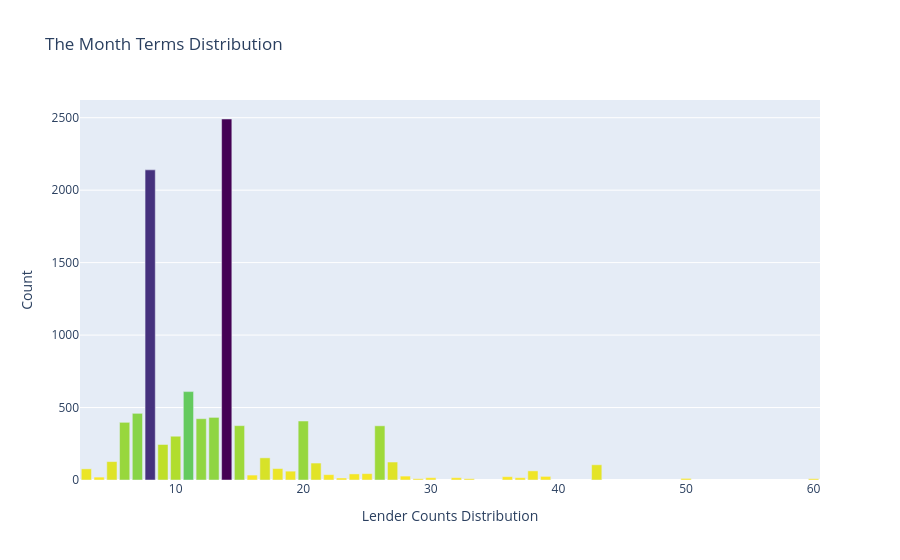

Notebook code for this chart:
### Markdown cell above
<p style="background-color:#8502d1; font-family:calibri; color:white; font-size:150%; text-align:center; border-radius:15px 50px;">Analyzing Loan Term Distribution in Kiva Dataset with Seaborn and Plotly

### Code cell
# Importing necessary libraries for data visualization
import matplotlib.pyplot as plt
import seaborn as sns
import plotly.graph_objs as go
import plotly.offline as py
import numpy as np

# Setting up the figure size for Seaborn plots
plt.figure(figsize=(25,8))

# Creating a histogram with a log transformation of 'term_in_months' to normalize the distribution
plt.subplot(122)  # Positioning this plot in the second column of the layout
g = sns.histplot(np.log(df_kiva['term_in_months'] + 1), kde=True)  # Applying log transformation and adding KDE
g.set_title("Term in Months Log", fontsize=25)  # Setting title
g.set_xlabel("")  # Removing the x-axis label for a cleaner look
g.set_ylabel("Count", fontsize=18)  # Setting y-axis label

# Creating a histogram of 'term_in_months' without any transformation to show the original distribution
plt.subplot(121)  # Positioning this plot in the first column of the layout
g1 = sns.histplot(df_kiva['term_in_months'], kde=True)  # Adding KDE to the histogram
g1.set_title("Term in Months without filter", fontsize=25)  # Setting title
g1.set_xlabel("")  # Removing the x-axis label for a cleaner look
g1.set_ylabel("Frequency", fontsize=18)  # Setting y-axis label

# Adjusting the layout for better visibility and aesthetics
plt.subplots_adjust(wspace=0.2, hspace=0.3, top=0.9)

# Preparing a Plotly bar chart to show the distribution of 'term_in_months'
trace0 = go.Bar(
    x=df_kiva["term_in_months"].value_counts()[:60].index.values,  # Taking the 60 most common terms
    y=df_kiva["term_in_months"].value_counts()[:60].values,  # Count of each term
    marker=dict(
        color=df_kiva["term_in_months"].value_counts()[:60].values,  # Coloring bars based on count
        colorscale='Viridis',  # Setting the color scale
        reversescale=True  # Reversing the color scale for aesthetic preference
    )
)

# Compiling the data for the Plotly plot
data = [trace0]

# Setting the layout for the Plotly plot, including titles and axis labels
layout = go.Layout(
    title='The Month Terms Distribution',
    xaxis=dict(
        title='Lender Counts Distribution'
    ),
    yaxis=dict(
        title='Count'
    )
)

# Creating the final figure object for Plotly
fig = go.Figure(data=data, layout=layout)

# Displaying the Seaborn plots
plt.show()

# Displaying the Plotly plot
py.iplot(fig, filename='term-months')

### Figure 1 — Plotly figure (JSON) as saved in the notebook; plotly's stock layout.template omitted (floating-point values rounded to 4 significant figures)
{"data": [{"marker": {"color": [2491, 2140, 610, 460, 432, 423, 407, 398, 375, 374, 302, 245, 153, 127, 124, 117, 105, 79, 77, 63, 61, 44, 42, 37, 34, 27, 25, 23, 20, 16, 16, 16, 14, 11, 9, 9, 9], "colorscale": [[0, "#440154"], [0.1111, "#482878"], [0.2222, "#3e4989"], [0.3333, "#31688e"], [0.4444, "#26828e"], [0.5556, "#1f9e89"], [0.6667, "#35b779"], [0.7778, "#6ece58"], [0.8889, "#b5de2b"], [1, "#fde725"]], "reversescale": true}, "type": "bar", "x": [14, 8, 11, 7, 13, 12, 20, 6, 15, 26, 10, 9, 17, 5, 27, 21, 43, 18, 3, 38, 19, 25, 24, 22, 16, 28, 39, 36, 4, 30, 37, 32, 23, 50, 29, 33, 60], "y": [2491, 2140, 610, 460, 432, 423, 407, 398, 375, 374, 302, 245, 153, 127, 124, 117, 105, 79, 77, 63, 61, 44, 42, 37, 34, 27, 25, 23, 20, 16, 16, 16, 14, 11, 9, 9, 9]}], "layout": {"title": {"text": "The Month Terms Distribution"}, "xaxis": {"title": {"text": "Lender Counts Distribution"}}, "yaxis": {"title": {"text": "Count"}}}}
